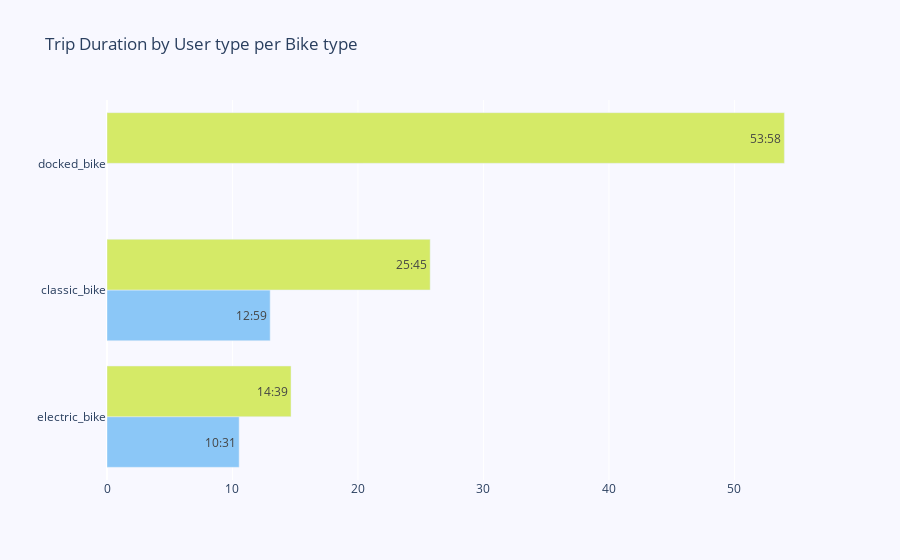

This figure's notebook cell:
### Code cell
labels={
    'member_casual':'Membership Type',
    'bike_type': 'Bike Type',
    'trip_dur': 'Trip Duration'
}

hover_data={
    'trip_duration': False
}

plot(member_by_dur, 'bike_type', 'trip_duration', title='Trip Duration by User type per Bike type', color='member_casual', text='trip_dur', color_discrete_map=color_discrete_map, labels=labels, hover_data=hover_data, orientation='h')

### Figure 1 — Plotly figure (JSON) as saved in the notebook; plotly's stock layout.template omitted (floating-point values rounded to 4 significant figures)
{"data": [{"alignmentgroup": "True", "hovertemplate": "Membership Type=member<br>Bike Type=%{y}<br>Trip Duration=%{text}<extra></extra>", "legendgroup": "member", "marker": {"color": "#8BC7F7", "pattern": {"shape": ""}}, "name": "member", "offsetgroup": "member", "orientation": "h", "showlegend": true, "text": ["10:31", "12:59"], "textposition": "auto", "type": "bar", "x": [10.53, 13.0], "xaxis": "x", "y": ["electric_bike", "classic_bike"], "yaxis": "y"}, {"alignmentgroup": "True", "hovertemplate": "Membership Type=casual<br>Bike Type=%{y}<br>Trip Duration=%{text}<extra></extra>", "legendgroup": "casual", "marker": {"color": "#D5EA67", "pattern": {"shape": ""}}, "name": "casual", "offsetgroup": "casual", "orientation": "h", "showlegend": true, "text": ["14:39", "25:45", "53:58"], "textposition": "auto", "type": "bar", "x": [14.66, 25.75, 53.98], "xaxis": "x", "y": ["electric_bike", "classic_bike", "docked_bike"], "yaxis": "y"}], "layout": {"barmode": "group", "legend": {"title": {"text": "Membership Type"}, "tracegroupgap": 0}, "paper_bgcolor": "rgb(248, 248, 255)", "plot_bgcolor": "rgb(248, 248, 255)", "showlegend": false, "title": {"text": "Trip Duration by User type per Bike type"}, "xaxis": {"anchor": "y", "domain": [0, 1], "fixedrange": true, "title": {"text": ""}, "visible": true}, "yaxis": {"anchor": "x", "domain": [0, 1], "fixedrange": true, "showticklabels": true, "title": {"text": ""}, "visible": true}}}
